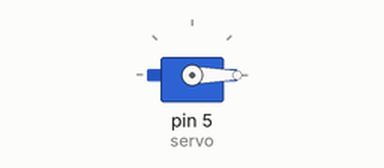
Simulated run of this sketch. Board: Arduino Uno, built with avr-gcc and run on an emulated ATmega328P. On the bench: servo.

Above: at 0.1 s.
At 2.1 s:
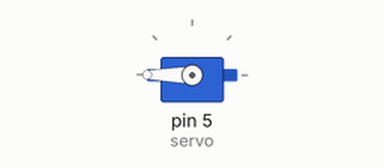
Timing chart, 0 to 3.6 s (numbered marks = the images above):
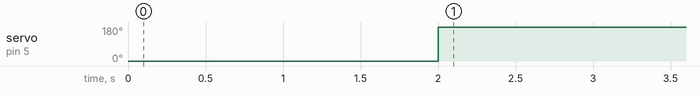

The sketch:

controlling_servo_motor.ino
```cpp
#include<Servo.h>

Servo servo;

void setup() {
  servo.attach(5);   // D1
  servo.write(0);

  delay(2000);
}

void loop() {
  servo.write(180);

  delay(2000);
}
```

Measured:
- by itself, servo on pin 5 (servo): 0° → 180° at 2.0 s
